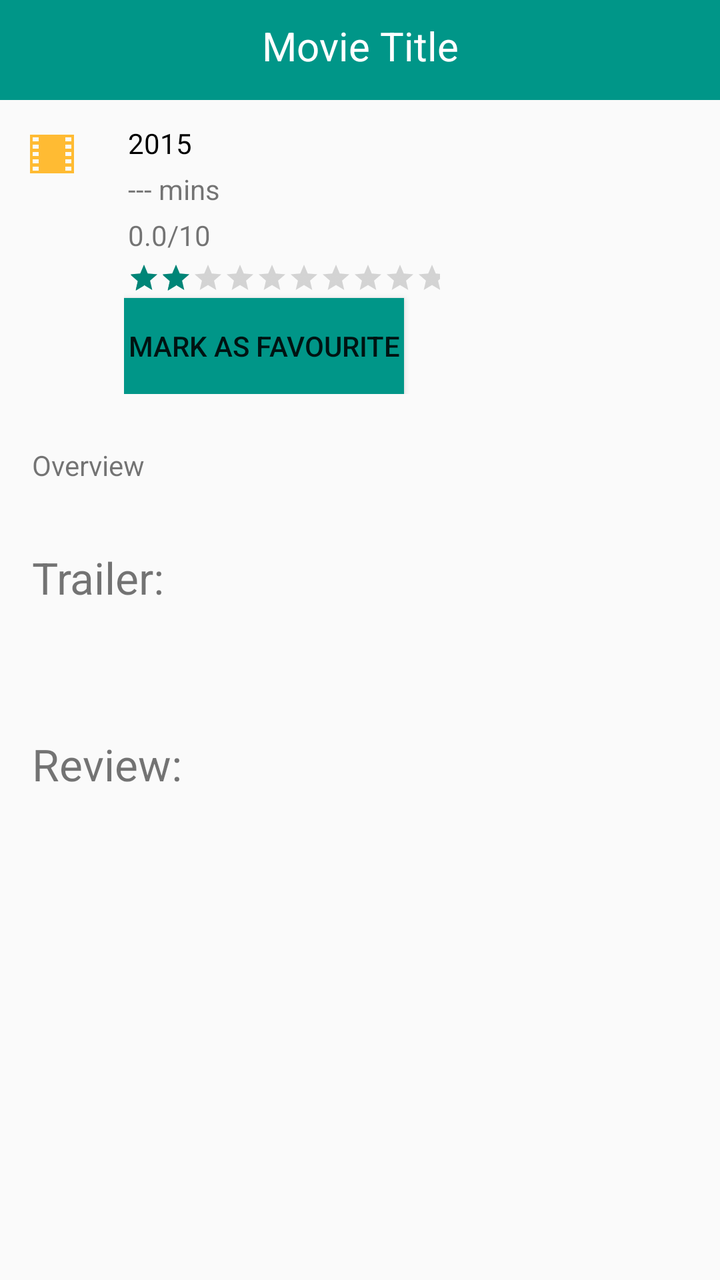
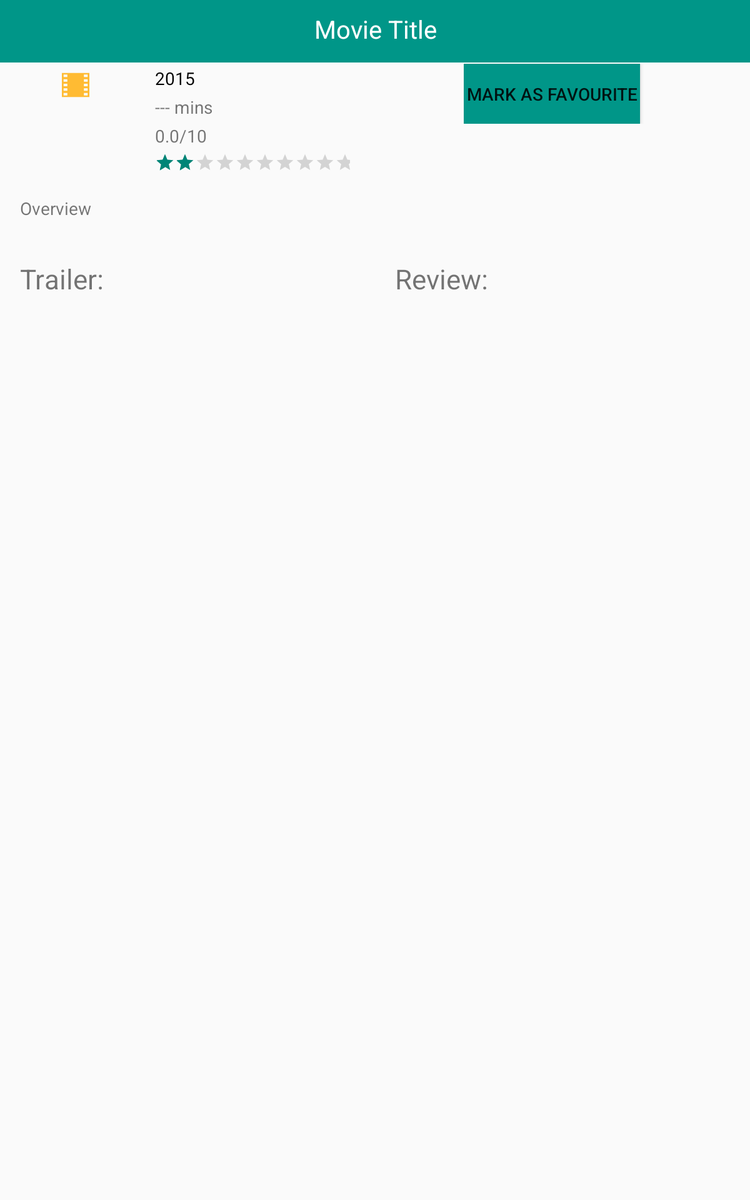

One screen, two layout resources from the same app: the default and the repository's alternative for another configuration. Each is rendered where Android would select it; the XML of both is given below.
<!-- AndroidManifest.xml: application theme AppTheme -->
<!-- res/layout/fragment_detail.xml -->
<RelativeLayout xmlns:android="http://schemas.android.com/apk/res/android"
    android:layout_width="match_parent"
    android:layout_height="match_parent">
    <LinearLayout
        android:id="@+id/titleLinear"
        android:layout_width="match_parent"
        android:layout_height="50dp"
        android:background="@color/ocean_blue"
        android:gravity="center">
        <TextView
            android:id="@+id/title_text"
            android:layout_width="match_parent"
            android:layout_height="wrap_content"
            android:text="Movie Title"
            android:textColor="@android:color/white"
            android:layout_marginBottom="2dp"
            android:textAppearance="?android:attr/textAppearanceLarge"
            android:textSize="20dp"
            android:gravity="center"/>
    </LinearLayout>
    <ScrollView
        android:layout_width="match_parent"
        android:layout_height="match_parent"
        android:layout_below="@id/titleLinear">
        <LinearLayout
            android:layout_width="match_parent"
            android:layout_height="wrap_content"
            android:orientation="vertical">
            <LinearLayout
                android:layout_width="match_parent"
                android:layout_height="wrap_content"
                android:orientation="horizontal">
                <LinearLayout
                    android:layout_width="wrap_content"
                    android:layout_height="wrap_content"
                    android:padding="10dp"
                    android:orientation="vertical">
                    <ImageView
                        android:id="@+id/imageView"
                        android:layout_width="match_parent"
                        android:layout_height="match_parent"
                        android:layout_gravity="center"
                        android:layout_marginTop="1dp"
                        android:layout_marginBottom="1dp"
                        android:src="@drawable/ic_action_movie"
                        />
                </LinearLayout>
                <LinearLayout
                    android:layout_width="match_parent"
                    android:layout_height="wrap_content"
                    android:padding="10dp"
                    android:orientation="vertical">
                    <TextView
                        android:id="@+id/release_text"
                        android:layout_width="wrap_content"
                        android:layout_height="wrap_content"
                        android:textColor="@android:color/black"
                        android:text="2015"
                        android:padding="2dp"/>
                    <TextView
                        android:id="@+id/runtime_text"
                        android:layout_width="wrap_content"
                        android:layout_height="wrap_content"
                        android:text="--- mins"
                        android:padding="2dp"/>
                    <TextView
                        android:id="@+id/voteaverage_text"
                        android:layout_width="wrap_content"
                        android:layout_height="wrap_content"
                        android:text="0.0/10"
                        android:padding="2dp"/>
                    <RatingBar
                        android:id="@+id/ratingBar"
                        android:layout_width="wrap_content"
                        android:layout_height="wrap_content"
                        android:numStars="10"
                        android:stepSize="1.0"
                        android:rating="2.0"
                        style="?android:attr/ratingBarStyleSmall"
                        android:padding="2dp"/>
                    <Button
                        android:id="@+id/chkState"
                        style="?android:attr/buttonStyleSmall"
                        android:layout_width="wrap_content"
                        android:layout_height="wrap_content"
                        android:background="@drawable/toggle_selector"
                        android:text="Mark as Favourite"
                        android:padding="2dp"/>
                </LinearLayout>
            </LinearLayout>
            <LinearLayout
                android:layout_width="match_parent"
                android:layout_height="wrap_content"
                android:orientation="vertical">
                <TextView
                    android:id="@+id/overview_text"
                    android:layout_width="match_parent"
                    android:layout_height="wrap_content"
                    android:text="Overview"
                    android:padding ="16dp"/>
                <TextView
                    android:id="@+id/trailer_text"
                    android:layout_width="match_parent"
                    android:layout_height="wrap_content"
                    android:text="@string/label_trailer"
                    android:padding ="16dp"
                    android:textSize="@dimen/abc_text_size_large_material" />
            </LinearLayout>
            <LinearLayout
                    android:id="@+id/trailer_linear"
                    android:layout_width="match_parent"
                    android:layout_height="wrap_content"
                    android:orientation="vertical"
                    android:padding="16dp">
            </LinearLayout>
            <LinearLayout
                android:layout_width="match_parent"
                android:layout_height="wrap_content"
                android:orientation="vertical"
                android:padding="16dp">
                <TextView
                    android:id="@+id/review_text"
                    android:layout_width="match_parent"
                    android:layout_height="wrap_content"
                    android:text="@string/label_review"
                    android:textSize="@dimen/abc_text_size_large_material"/>
            </LinearLayout>
            <LinearLayout
                android:id="@+id/review_linear"
                android:layout_width="match_parent"
                android:layout_height="wrap_content"
                android:orientation="vertical"
                android:padding="16dp">
            </LinearLayout>
        </LinearLayout>
    </ScrollView>
</RelativeLayout>
<!-- resources referenced by this layout -->
<resources>
  <color name="ocean_blue">#009688</color>
  <!-- drawable ic_action_movie: png bitmap (drawable-hdpi, 146 bytes) -->
  <!-- drawable toggle_selector (drawable) -->
  <?xml version="1.0" encoding="utf-8"?>
  <selector xmlns:android="http://schemas.android.com/apk/res/android">
      
      <item
          android:text="Favorite"
          android:drawable="@color/ocean_blue"
          android:state_pressed="true" />
      <item
          android:text="Mark as Favorite"
          android:drawable="@color/ocean_blue"
          android:state_pressed="false"/>
  </selector>
  <string name="label_review">Review:</string>
  <string name="label_trailer">Trailer:</string>
  <style name="AppTheme" parent="Theme.AppCompat.Light.DarkActionBar">
          
      </style>
</resources>
<!-- res/layout-sw600dp/fragment_detail.xml (the repository's variant of the layout above) -->
<!-- drawn on a 7-inch tablet held upright -->
<RelativeLayout xmlns:android="http://schemas.android.com/apk/res/android"
    android:layout_width="match_parent"
    android:layout_height="match_parent">
    <LinearLayout
        android:id="@+id/titleLinear"
        android:layout_width="match_parent"
        android:layout_height="50dp"
        android:background="@color/ocean_blue"
        android:gravity="center">
        <TextView
            android:id="@+id/title_text"
            android:layout_width="match_parent"
            android:layout_height="wrap_content"
            android:text="Movie Title"
            android:textColor="@android:color/white"
            android:layout_marginBottom="2dp"
            android:textAppearance="?android:attr/textAppearanceLarge"
            android:textSize="20dp"
            android:gravity="center"/>
    </LinearLayout>
    <ScrollView
        android:layout_width="match_parent"
        android:layout_height="match_parent"
        android:layout_below="@id/titleLinear">
        <LinearLayout
            android:layout_width="match_parent"
            android:layout_height="wrap_content"
            android:orientation="vertical">
            <LinearLayout
                android:layout_width="match_parent"
                android:layout_height="wrap_content"
                android:orientation="horizontal">
                <LinearLayout
                    android:layout_width="wrap_content"
                    android:layout_height="wrap_content"
                    android:padding="1dp"
                    android:orientation="vertical"
                    android:layout_weight="1">
                    <ImageView
                        android:id="@+id/imageView"
                        android:layout_width="match_parent"
                        android:layout_height="match_parent"
                        android:layout_gravity="center"
                        android:layout_marginTop="1dp"
                        android:layout_marginBottom="1dp"
                        android:src="@drawable/ic_action_movie"
                        />
                </LinearLayout>
                <LinearLayout
                    android:layout_width="wrap_content"
                    android:layout_height="wrap_content"
                    android:padding="1dp"
                    android:orientation="vertical"
                    android:layout_weight="1">
                    <TextView
                        android:id="@+id/release_text"
                        android:layout_width="wrap_content"
                        android:layout_height="wrap_content"
                        android:textColor="@android:color/black"
                        android:text="2015"
                        android:padding="2dp"/>
                    <TextView
                        android:id="@+id/runtime_text"
                        android:layout_width="wrap_content"
                        android:layout_height="wrap_content"
                        android:text="--- mins"
                        android:padding="2dp"/>
                    <TextView
                        android:id="@+id/voteaverage_text"
                        android:layout_width="wrap_content"
                        android:layout_height="wrap_content"
                        android:text="0.0/10"
                        android:padding="2dp"/>
                    <RatingBar
                        android:id="@+id/ratingBar"
                        android:layout_width="wrap_content"
                        android:layout_height="wrap_content"
                        android:numStars="10"
                        android:stepSize="1.0"
                        android:rating="2.0"
                        style="?android:attr/ratingBarStyleSmall"
                        android:padding="2dp"/>
                </LinearLayout>
                <LinearLayout
                    android:layout_width="wrap_content"
                    android:layout_height="wrap_content"
                    android:padding="1dp"
                    android:orientation="vertical"
                    android:layout_weight="1">
                    <Button
                        android:id="@+id/chkState"
                        style="?android:attr/buttonStyleSmall"
                        android:layout_width="wrap_content"
                        android:layout_height="wrap_content"
                        android:background="@drawable/toggle_selector"
                        android:text="Mark as Favourite"
                        android:padding="2dp"/>
                </LinearLayout>
            </LinearLayout>
            <LinearLayout
                android:layout_width="match_parent"
                android:layout_height="wrap_content"
                android:orientation="vertical">
                <TextView
                    android:id="@+id/overview_text"
                    android:layout_width="match_parent"
                    android:layout_height="wrap_content"
                    android:text="Overview"
                    android:padding ="16dp"/>
            </LinearLayout>
            <LinearLayout
                android:layout_width="match_parent"
                android:layout_height="wrap_content"
                android:orientation="horizontal">
                <LinearLayout
                    android:layout_width="match_parent"
                    android:layout_height="wrap_content"
                    android:orientation="vertical"
                    android:layout_weight="1"
                    android:padding="16dp">
                    <TextView
                        android:id="@+id/trailer_text"
                        android:layout_width="match_parent"
                        android:layout_height="wrap_content"
                        android:text="@string/label_trailer"
                        android:textSize="@dimen/abc_text_size_large_material" />
                    <LinearLayout
                        android:id="@+id/trailer_linear"
                        android:layout_width="match_parent"
                        android:layout_height="wrap_content"
                        android:orientation="vertical"/>
                </LinearLayout>
                <LinearLayout
                    android:layout_width="match_parent"
                    android:layout_height="wrap_content"
                    android:orientation="vertical"
                    android:layout_weight="1"
                    android:padding="16dp">
                    <TextView
                        android:id="@+id/review_text"
                        android:layout_width="match_parent"
                        android:layout_height="wrap_content"
                        android:text="@string/label_review"
                        android:textSize="@dimen/abc_text_size_large_material"/>
                    <LinearLayout
                        android:id="@+id/review_linear"
                        android:layout_width="match_parent"
                        android:layout_height="wrap_content"
                        android:orientation="vertical"/>
                </LinearLayout>
            </LinearLayout>
        </LinearLayout>
    </ScrollView>
</RelativeLayout>
